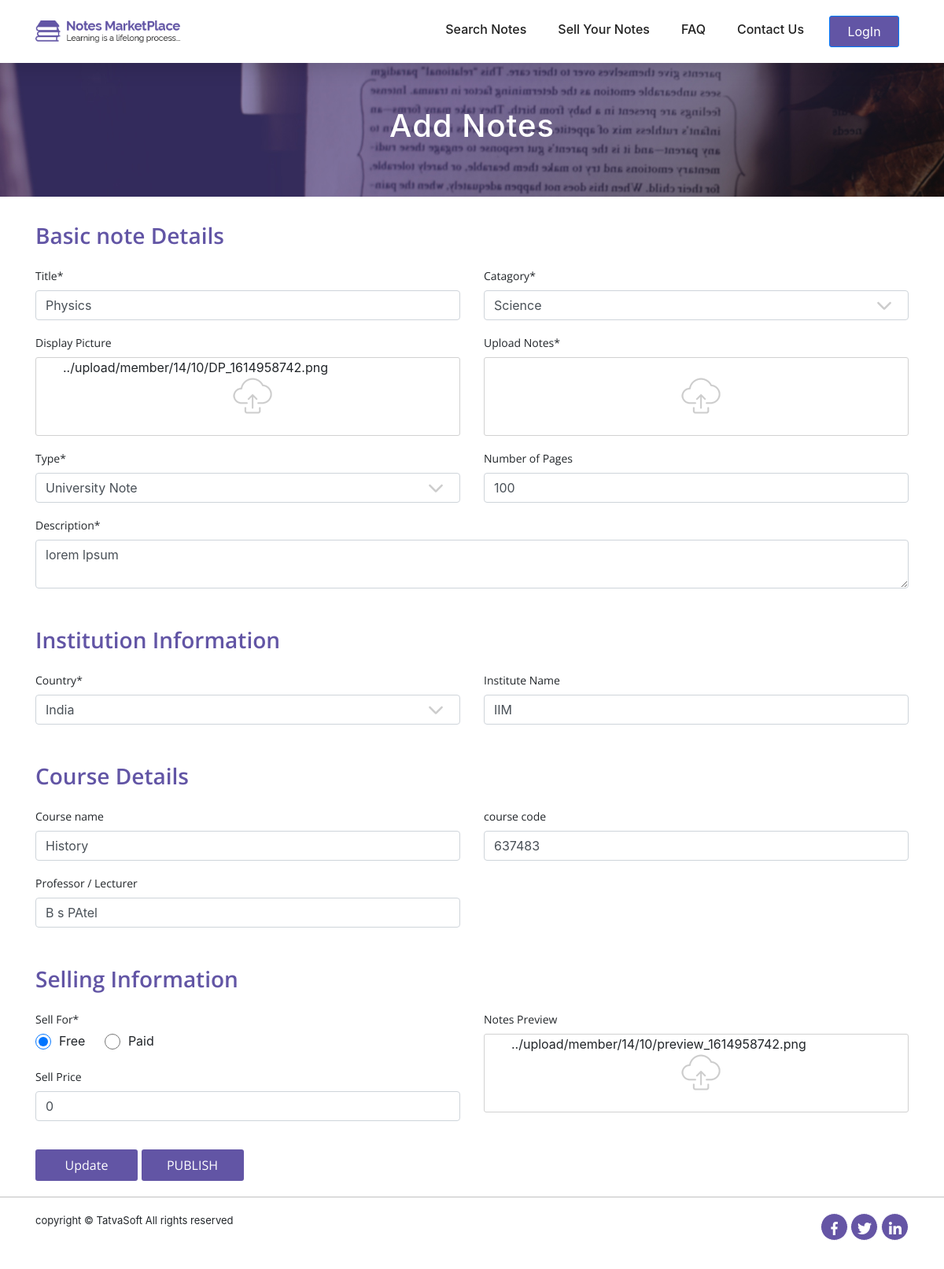
Screenshot of /PHP/user/add_note.php?note_id=10 with the database file from the repository.
### tables this page shows
CREATE TABLE `seller_note` (
  `id` int(11) NOT NULL,
  `seller_id` int(11) NOT NULL,
  `status` int(11) NOT NULL,
  `action_by` int(11) DEFAULT NULL,
  `remarks` varchar(255) DEFAULT NULL,
  `published_date` datetime DEFAULT NULL,
  `title` varchar(100) NOT NULL,
  `catagory` int(11) NOT NULL,
  `display_picture` varchar(500) DEFAULT NULL,
  `note_type` int(11) DEFAULT NULL,
  `number_of_pages` int(11) DEFAULT NULL,
  `description` varchar(255) NOT NULL,
  `university` varchar(200) DEFAULT NULL,
  `country` int(11) DEFAULT NULL,
  `course` varchar(100) DEFAULT NULL,
  `course_code` varchar(100) DEFAULT NULL,
  `professor` varchar(100) DEFAULT NULL,
  `ispaid` int(11) NOT NULL,
  `selling_price` decimal(10,0) DEFAULT NULL,
  `notes_preview` varchar(255) DEFAULT NULL,
  `created_date` datetime DEFAULT NULL,
  `created_by` int(11) DEFAULT NULL,
  `modified_date` datetime DEFAULT NULL,
  `modified_by` int(11) DEFAULT NULL,
  `isactive` bit(1) NOT NULL
);

CREATE TABLE `type` (
  `id` int(11) NOT NULL,
  `name` varchar(100) NOT NULL,
  `description` varchar(191) NOT NULL,
  `created_date` datetime DEFAULT NULL,
  `created_by` int(11) DEFAULT NULL,
  `modified_date` datetime DEFAULT NULL,
  `modified_by` int(11) DEFAULT NULL,
  `isactive` bit(1) NOT NULL
);

CREATE TABLE `category` (
  `id` int(11) NOT NULL,
  `name` varchar(100) NOT NULL,
  `description` varchar(191) NOT NULL,
  `created_date` datetime DEFAULT NULL,
  `created_by` int(11) DEFAULT NULL,
  `modified_date` datetime DEFAULT NULL,
  `modified_by` int(11) DEFAULT NULL,
  `isactive` bit(1) NOT NULL
);

CREATE TABLE `country` (
  `id` int(11) NOT NULL,
  `name` varchar(100) NOT NULL,
  `country_code` varchar(100) NOT NULL,
  `created_date` datetime DEFAULT NULL,
  `created_by` int(11) DEFAULT NULL,
  `modified_date` datetime DEFAULT NULL,
  `modified_by` int(11) DEFAULT NULL,
  `isactive` bit(1) NOT NULL
);

### PHP/user/add_note.php (the view, shortened to what this page needs)
<?php include "config.php"; ?>
<!DOCTYPE html>
<html lang="en">
    <head>
        <link rel="stylesheet" href="css/bootstrap/bootstrap.min.css">
        <link rel="stylesheet" href="css/custom_css/style.css">
        <link rel="stylesheet" href="css/responsive.css">
    </head>
    <body>
        <?php include "header.php"; ?>
        <section id="top-title">
                <div class="container">
                    <div class="row">
                        <div class="col-md-12">
                            <div id="title-text" class="text-center">
                                <h3>Add Notes</h3>
                            </div>
                        </div>
                    </div>
                </div>
        </section>
        <section id="details-fields">
            <div class ="container">
            <?php if(isset($_GET['note_id']))
            {
                $get_note_id=$_GET['note_id'];
                $get_note_data=mysqli_query($conn,"SELECT * FROM seller_note WHERE id=$get_note_id");
                    while($get_row=mysqli_fetch_assoc($get_note_data)) {
                    ?>
                <form action="add_note.php?note_id=<?php echo $get_note_id?>" method="post" enctype="multipart/form-data">
                    <div class="row">
                        <div class="col-md-12">
                            <div class="heading">
                                <h3>Basic note Details</h3>
                            </div>
                        </div>
                    </div>
                    <div class="row">
                        <div class="col-md-6">
                            <div class="form-group">
                                    <label>Title*</label>
                                    <input type="text" class="form-control" id="title" placeholder="Enter your notes title"  name="title" value="<?php echo $get_row['title']; ?>" required>
                            </div>
                            <div class="form-group">
                                    <label>Display Picture</label>
                                    <div class="picture-upload">
                                        <label for="display-input">
                                            <img src="img/profile/upload.png">
                                        </label>
                                        <span class="filename" style="position: absolute;left: 0;margin-left: 50px;"><?php echo $get_row['display_picture']; ?></span>
                                    </div>
                            </div>
                            <div class="form-group">
                                    <label>Type*</label>
                                    <select id="type" class="form-control arrow-down" name="type">
                                            <?php
                                                $result=mysqli_query($conn,"SELECT * FROM type");
                                                while($row=mysqli_fetch_assoc($result))
                                                {
                                                    $typename=$row['name'];
                                                    $typeid=$row['id']; ?>
                                                    <option value="<?php echo $typeid ?>" <?php if( $typeid == $get_row['note_type']): ?> selected="selected"<?php endif; ?>><?php echo $typename ?></option>;
                                                <?php }
                                            ?>
                                    </select>
                            </div>
                        </div>
                        <div class="col-md-6">
                            <div class="form-group">
                                    <label>Catagory*</label>
                                    <select id="catagory" class="form-control arrow-down" name="category">
                                                <?php
                                                $result=mysqli_query($conn,"SELECT * FROM category");
                                                    while($row=mysqli_fetch_assoc($result))
                                                    {
                                                        $catname=$row['name'];
                                                        $catid=$row['id'];
                                                        ?><option value="<?php echo $catid?>" <?php if( $catid == $get_row['catagory']): ?> selected="selected"<?php endif; ?>><?php echo $catname ?></option>;
                                                    <?php }
                                                ?>
                                    </select>
                            </div>
                            <div class="form-group">
                                    <label>Upload Notes*</label>
                                    <div class="picture-upload">
                                        <label for="note-input">
                                            <img src="img/profile/upload.png">
                                        </label>
                                    </div>
                            </div>
                            <div class="form-group">
                                    <label>Number of Pages</label>
                                    <input type="text" class="form-control" id="dob" placeholder="Enter number of note page"  name="pages" value="<?php echo $get_row['number_of_pages']; ?>">
                            </div>
                        </div>
                        <div class="col-md-12">
                            <div class="form-group">
                                    <label>Description*</label>
                                    <textarea class="form-control" id="ln" placeholder="Enter your description"  cols="0" name="desc" required ><?php echo $get_row['description']; ?></textarea>
                            </div>
                        </div>
                    </div>
                    <div class="row">
                        <div class="col-md-12">
                            <div class="heading">
                                <h3>Institution Information</h3>
                            </div>
                        </div>
                    </div>
                    <div class="row">
                        <div class="col-md-6">
                            <div class="form-group">
                                    <label>Country*</label>
                                    <select id="country" class="form-control arrow-down" name="country">
                                            <?php
                                                $result=mysqli_query($conn,"SELECT * FROM country");
                                                while($row=mysqli_fetch_assoc($result))
                                                {
                                                $counname=$row['name'];
                                                $counid=$row['id'];?>
                                                <option value="<?php echo $counid ?>"<?php if( $counid == $get_row['country']): ?> selected="selected"<?php endif; ?>><?php echo $counname ?></option>;
                                                <?php }
                                                ?>
                                    </select>
                            </div>
                        </div>
                        <div class="col-md-6">
                            <div class="form-group">
                                    <label>Institute Name</label>
                                    <input type="text" class="form-control" id="institute" placeholder="Enter your institute name"  name="university" value="<?php echo $get_row['university']; ?>">
                            </div>
                        </div>
                    </div>
                    <div class="row">
                        <div class="col-md-12">
                            <div class="heading">
                                <h3>Course Details</h3>
                            </div>
                        </div>
                    </div>
                    <div class="row">
                        <div class="col-md-6">
                            <div class="form-group">
                                    <label>Course name</label>
                                    <input type="text" class="form-control" id="course-name" placeholder="Enter your course name"  name="course" value="<?php echo $get_row['course']; ?>">
                            </div>
                            <div class="form-group">
                                    <label>Professor / Lecturer</label>
                                    <input type="text" class="form-control" id="course-name" placeholder="Enter your course name"  name="professor" value="<?php echo $get_row['professor']; ?>">
                            </div>
                        </div>
                        <div class="col-md-6">
                            <div class="form-group">
                                    <label>course code</label>
                                    <input type="text" class="form-control" id="course-code" placeholder="Enter your course code"  name="code" value="<?php echo $get_row['course_code']; ?>">
                            </div>
                        </div>
                    </div>
                    <div class="row">
                        <div class="col-md-12">
                            <div class="heading">
                                <h3>Selling Information</h3>
                            </div>
                        </div>
                    </div>
                    <div class="row">
                        <div class="col-md-6">
                            <div class="form-group">
                                    <label>Sell For*</label><br>
                                    <input class="form-radio" type="radio" id="free" name="mode" style="height:20px; width:20px;" value="4" <?php echo ($get_row['ispaid']==4)?'checked':'' ?>
                                    ><span class="sell-label">Free</span>
                                    <input class="form-radio" type="radio" id="paid" name="mode" style="height:20px; width:20px;" value="5" <?php echo ($get_row['ispaid']==5)?'checked':'' ?>><span class="sell-label">Paid</span>
                            </div>
                            <div class="form-group">
                                    <label>Sell Price</label>
                                    <input type="number" type=".001" class="form-control" id="price" placeholder="Enter your price"  name="price" value="<?php echo $get_row['selling_price']; ?>">
                            </div>
                        </div>
                        <div class="col-md-6">
                            <div class="form-group">
                                    <label>Notes Preview</label>
                                    <div class="picture-upload">
				                        <label for="preview-input">
				                            <img src="img/profile/upload.png">
				                        </label>
                                        <span class="filename" style="position: absolute;left: 0;margin-left: 50px;"><?php echo $get_row['notes_preview']; ?></span>
				                    </div>
                            </div>
                        </div>
                    </div>
                    <button type="submit" name="update">Update</button>
                    <button name="publish">PUBLISH</button>
                </form>
                <?php } ?>
                <?php }
                ?>
            </div>
        </section>
        <?php include "footer.php"; ?>
    </body>
</html>

### PHP/user/css/custom_css/style.css (style rules this page uses)
html, body { height: 100%; }
#top-title { background: url("../../img/profile/banner-with-overlay.jpg"); background-repeat: no-repeat; background-size: cover; height: 250px; overflow: hidden; }
#title-text h3 { line-height: 320px; color: #fff; font-size: 40px; letter-spacing: 1px; overflow: hidden; }
.arrow-down { background-image: url('../../img/front/arrow-down.png'); background-repeat: no-repeat; background-position: 96% 50%; cursor: pointer; position: relative; }
select { -webkit-appearance: none; }
.heading h3 { color: #6255a5; font-family: 'Open Sans'; font-size: 34px; line-height: 38px; font-weight: 600; }
* { margin: 0; padding: 0; }
#details-fields .heading h3 { color: #6255a5; font-size: 28px; }
#details-fields .heading { margin: 30px 0 20px 0; }
#details-fields .form-group label { font-size: 14px; font-family: 'Open Sans'; }
#details-fields .form-radio { color: #6255a5; border:1px solid #6255a5; height: 30px; width: 30px; margin-right: 10px; }
#details-fields button { width: 130px; background-color: #6255a5; height: 40px; border-radius: 3px; font-size: 16px; color: #fff; font-family: 'Open Sans'; line-height: 22px; border:transparent; margin-top: 20px; }
.sell-label { margin-right: 20px; position: relative; top: -5px; }
.picture-upload { height: 100px; border-radius: 3px; border: 1px solid #d1d1d1; }
.picture-upload img { margin: 25px 0 0 250px; }

### rows the page displays
seller_note: title "Physics", display_picture "../upload/member/14/10/DP_1614958742.png", type "University Note", category "Science", pages "100", desc "lorem lpsum", country "India", university "IIM", course "History", professor "B s PAtel", code "637483", ispaid "☑", price "0", notes_preview "../upload/member/14/10/preview_1614958742.png"
